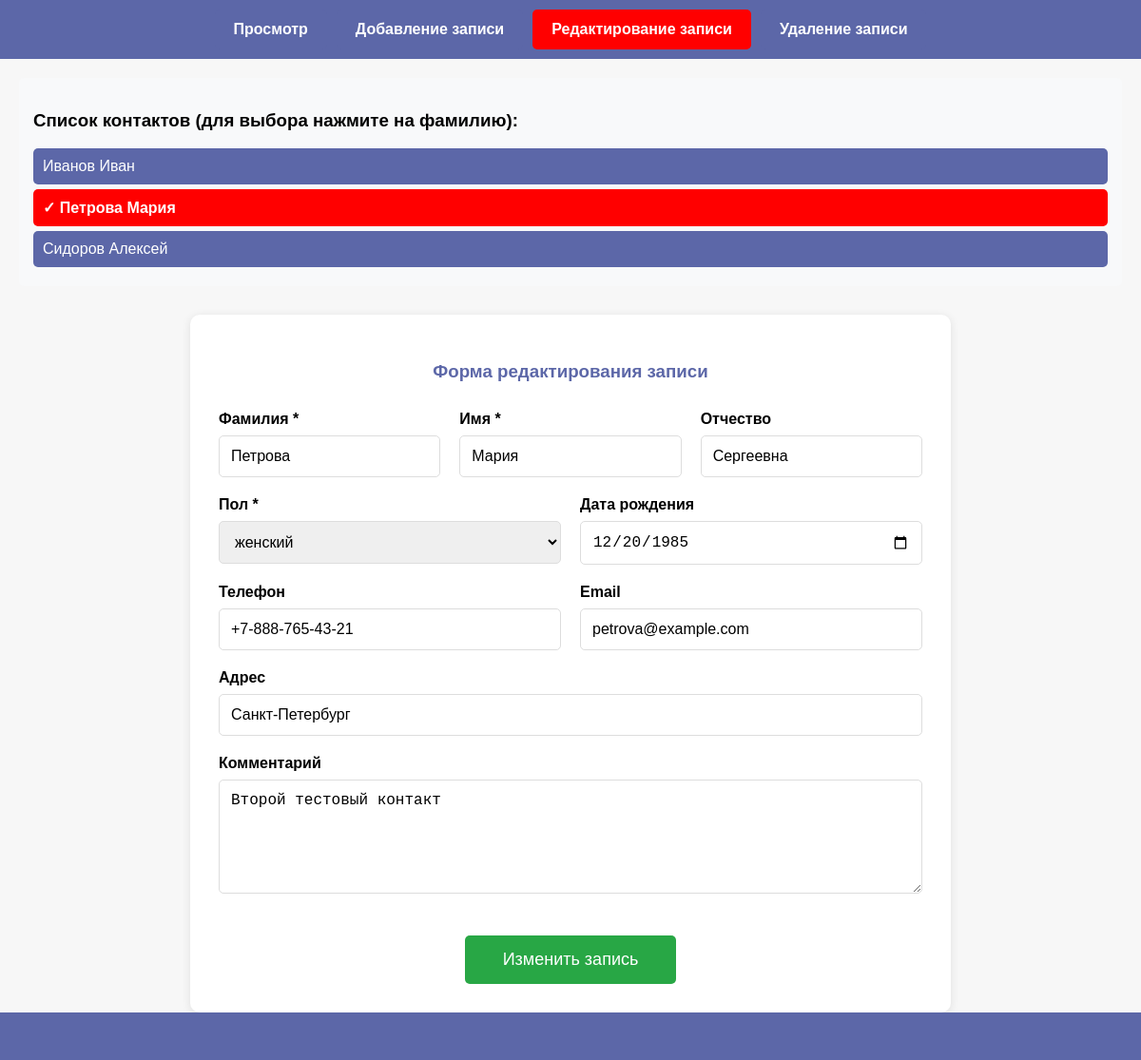
/?p=edit&id=5, run on the app's committed database.
### tables this page shows
CREATE TABLE `contacts` (
  `id` int(11) NOT NULL,
  `surname` varchar(50) NOT NULL,
  `name` varchar(50) NOT NULL,
  `lastname` varchar(50) DEFAULT NULL,
  `gender` enum('мужской','женский') DEFAULT NULL,
  `date` date DEFAULT NULL,
  `phone` varchar(20) DEFAULT NULL,
  `location` text DEFAULT NULL,
  `email` varchar(100) DEFAULT NULL,
  `comment` text DEFAULT NULL
);

### edit.php (the view, shortened to what this page needs)
<?php
$mysqli = mysqli_connect('localhost', 'root', '', 'notebook');
$current_id = null;
$current_row = [];
if (isset($_GET['id'])) {
    $current_id = intval($_GET['id']);
} elseif (isset($_POST['id'])) {
    $current_id = intval($_POST['id']);
}
if ($current_id) {
    $result = mysqli_query($mysqli, "SELECT * FROM contacts WHERE id=$current_id");
    $current_row = mysqli_fetch_assoc($result);
}
$contacts_result = mysqli_query($mysqli, "SELECT id, surname, name FROM contacts ORDER BY surname, name");
if (mysqli_num_rows($contacts_result) > 0) {
    echo '<div style="margin-bottom: 30px; padding: 15px; background-color: #f8f9fa; border-radius: 5px;">';
    echo '<h3>Список контактов (для выбора нажмите на фамилию):</h3>';
    while ($row = mysqli_fetch_assoc($contacts_result)) {
        $full_name = $row['surname'] . ' ' . $row['name'];
        $is_current = ($current_row && $row['id'] == $current_row['id']);
        if ($is_current) {
            echo '<div style="padding: 10px; margin: 5px 0; background-color: red; color: white; border-radius: 5px; font-weight: bold;">';
            echo '✓ ' . $full_name;
            echo '</div>';
        } else {
            echo '<a href="?p=edit&id=' . $row['id'] . '" ';
            echo 'style="display: block; padding: 10px; margin: 5px 0; background-color: #5c67a8; color: white; text-decoration: none; border-radius: 5px;">';
            echo $full_name;
            echo '</a>';
        }
    }
    echo '</div>';
} else {
    echo '<div class="error">Записей пока нет</div>';
}
if ($current_row) {
    ?>
    <div style="max-width: 800px; margin: 30px auto; background-color: white; padding: 30px; border-radius: 10px; box-shadow: 0 2px 10px rgba(0,0,0,0.1);">
        <h3 style="text-align: center; color: #5c67a8; margin-bottom: 30px;">Форма редактирования записи</h3>
        <form name="form_edit" method="post">
            <div style="display: flex; flex-direction: column; gap: 20px;">
                <div style="display: flex; gap: 20px;">
                    <div style="flex: 1;">
                        <label style="display: block; margin-bottom: 8px; font-weight: bold;">Фамилия *</label>
                        <input type="text" name="surname" value="<?= htmlspecialchars($current_row['surname']) ?>"
                               style="width: 100%; padding: 12px; border: 1px solid #ddd; border-radius: 5px; font-size: 16px;" required>
                    </div>
                    <div style="flex: 1;">
                        <label style="display: block; margin-bottom: 8px; font-weight: bold;">Имя *</label>
                        <input type="text" name="name" value="<?= htmlspecialchars($current_row['name']) ?>"
                               style="width: 100%; padding: 12px; border: 1px solid #ddd; border-radius: 5px; font-size: 16px;" required>
                    </div>
                    <div style="flex: 1;">
                        <label style="display: block; margin-bottom: 8px; font-weight: bold;">Отчество</label>
                        <input type="text" name="lastname" value="<?= htmlspecialchars($current_row['lastname']) ?>"
                               style="width: 100%; padding: 12px; border: 1px solid #ddd; border-radius: 5px; font-size: 16px;">
                    </div>
                </div>
                <div style="display: flex; gap: 20px;">
                    <div style="flex: 1;">
                        <label style="display: block; margin-bottom: 8px; font-weight: bold;">Пол *</label>
                        <select name="gender" style="width: 100%; padding: 12px; border: 1px solid #ddd; border-radius: 5px; font-size: 16px;" required>
                            <option value="женский" <?= $current_row['gender'] == 'женский' ? 'selected' : '' ?>>женский</option>
                        </select>
                    </div>
                    <div style="flex: 1;">
                        <label style="display: block; margin-bottom: 8px; font-weight: bold;">Дата рождения</label>
                        <input type="date" name="date" value="<?= $current_row['date'] ?>"
                               style="width: 100%; padding: 12px; border: 1px solid #ddd; border-radius: 5px; font-size: 16px;">
                    </div>
                </div>
                <div style="display: flex; gap: 20px;">
                    <div style="flex: 1;">
                        <label style="display: block; margin-bottom: 8px; font-weight: bold;">Телефон</label>
                        <input type="text" name="phone" value="<?= htmlspecialchars($current_row['phone']) ?>"
                               style="width: 100%; padding: 12px; border: 1px solid #ddd; border-radius: 5px; font-size: 16px;">
                    </div>
                    <div style="flex: 1;">
                        <label style="display: block; margin-bottom: 8px; font-weight: bold;">Email</label>
                        <input type="email" name="email" value="<?= htmlspecialchars($current_row['email']) ?>"
                               style="width: 100%; padding: 12px; border: 1px solid #ddd; border-radius: 5px; font-size: 16px;">
                    </div>
                </div>
                <div>
                    <label style="display: block; margin-bottom: 8px; font-weight: bold;">Адрес</label>
                    <input type="text" name="location" value="<?= htmlspecialchars($current_row['location']) ?>"
                           style="width: 100%; padding: 12px; border: 1px solid #ddd; border-radius: 5px; font-size: 16px;">
                </div>
                <div>
                    <label style="display: block; margin-bottom: 8px; font-weight: bold;">Комментарий</label>
                    <textarea name="comment"
                              style="width: 100%; padding: 12px; border: 1px solid #ddd; border-radius: 5px; font-size: 16px; height: 120px; resize: vertical;"><?= htmlspecialchars($current_row['comment']) ?></textarea>
                </div>
                <div style="text-align: center; margin-top: 20px;">
                    <button type="submit" value="Изменить запись" name="button"
                            style="background-color: #28a745; color: white; padding: 15px 40px; border: none; border-radius: 5px; font-size: 18px; cursor: pointer; transition: background-color 0.3s;"
                            onmouseover="this.style.backgroundColor='#218838'"
                            onmouseout="this.style.backgroundColor='#28a745'">
                        Изменить запись
                    </button>
                </div>
            </div>
        </form>
    </div>
    <?php
}

### style.css (style rules this page uses)
:root { --color_a: rgb(1, 5, 17); --back_a: rgba(92, 103, 168, 0.541); }
html { font-family: sans-serif; font-size: 16px; }
body { padding: 0; margin: 0; font-family: sans-serif; background-color: rgb(247, 247, 247); font-size: 16px; }
*, *::after, *::before { box-sizing: border-box; }

### data on the page
contacts: full_name "Иванов Иван"
contacts: full_name "Петрова Мария", surname "Петрова", name "Мария", lastname "Сергеевна", gender "женский", date "12/20/1985", phone "+7-888-765-43-21", email "petrova@example.com", location "Санкт-Петербург", comment "Второй тестовый контакт"
contacts: full_name "Сидоров Алексей"

### other printed values
$value "Просмотр"
$value "Добавление записи"
$value "Редактирование записи"
$value "Удаление записи"
